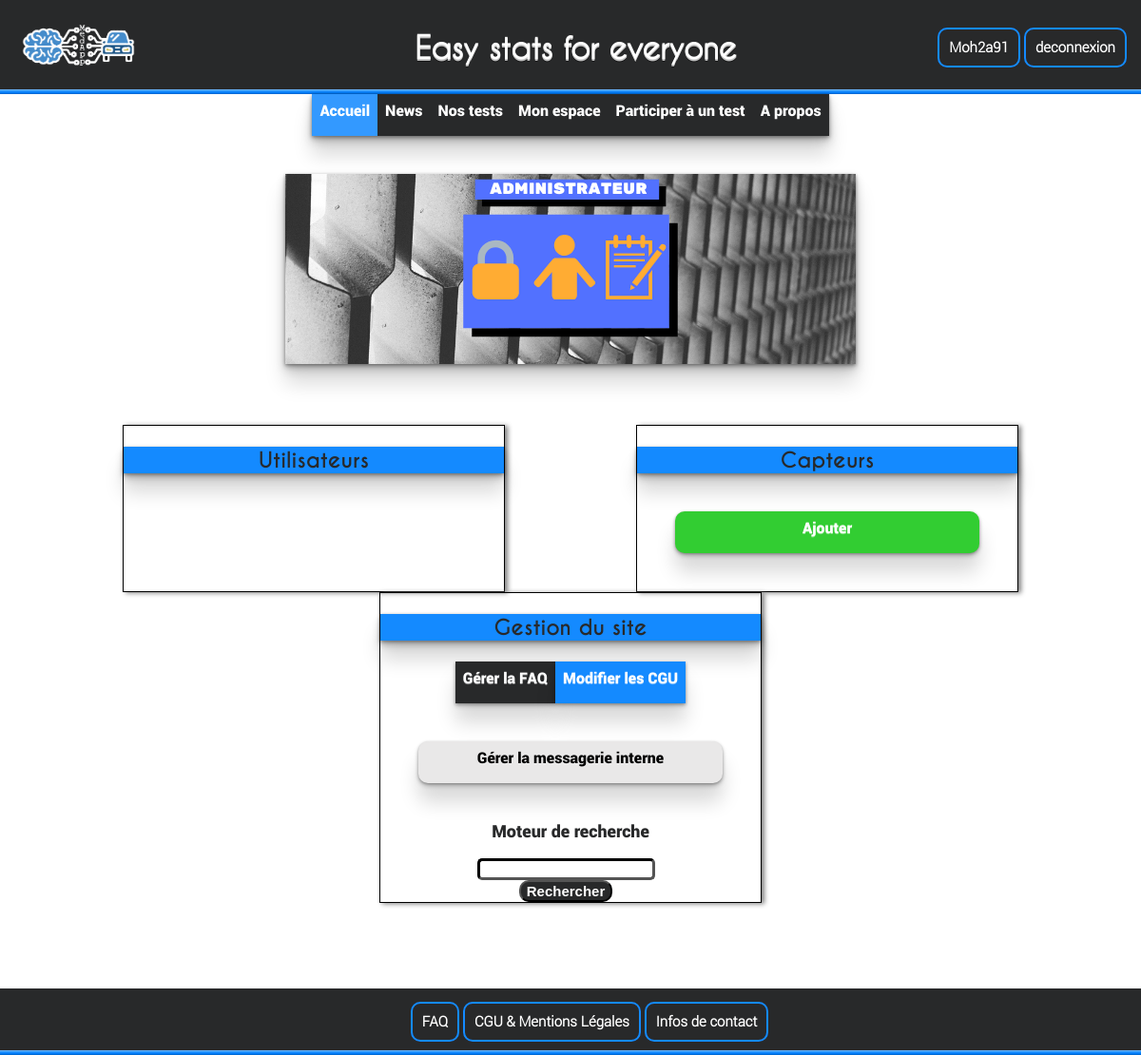
The page /page_admin.php (signed in) on the database as committed earlier.
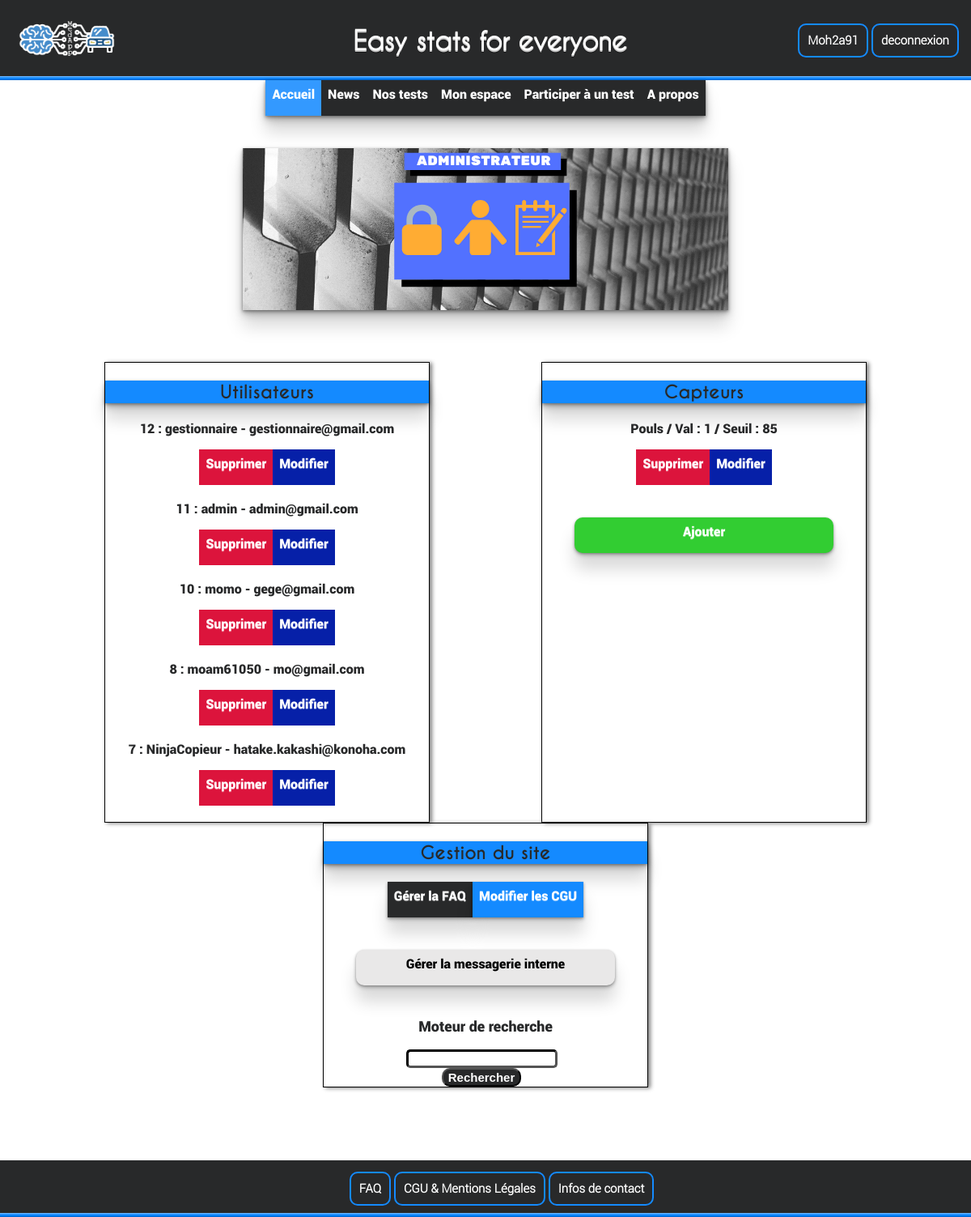
The same page on the database as committed later.
### tables this page shows
CREATE TABLE IF NOT EXISTS `utilisateur` (
  `idUser` int(11) NOT NULL AUTO_INCREMENT,
  `Type` varchar(100) DEFAULT NULL,
  `login` varchar(100) NOT NULL,
  `Mdp` varchar(100) NOT NULL,
  `Nom` varchar(100) DEFAULT NULL,
  `Prenom` varchar(100) DEFAULT NULL,
  `Mail` varchar(100) DEFAULT NULL,
  `Sexe` varchar(100) DEFAULT NULL,
  `Taille` int(32) DEFAULT NULL,
  `Poids` int(32) DEFAULT NULL,
  `DateDeNaissance` date DEFAULT NULL,
  `Photos` varchar(200) DEFAULT NULL,
  `codeInscription` varchar(255) DEFAULT NULL,
  PRIMARY KEY (`idUser`)
);

CREATE TABLE IF NOT EXISTS `capteur` (
  `idCapteur` int(11) NOT NULL AUTO_INCREMENT,
  `Type` varchar(100) NOT NULL,
  `Valeur` double NOT NULL,
  `seuil` double NOT NULL,
  PRIMARY KEY (`idCapteur`)
);

### page_admin.php (called while the page is built, shortened)
<?php
include_once("includes/AccesBase.php");
$utilisateurs = $db->query('SELECT * FROM utilisateur ORDER BY idUser DESC');
$capteurs = $db->query('SELECT * FROM capteur ORDER BY idCapteur DESC');
include_once('Vues/page_admin.vue.php');
?>

### includes/header.php (called while the page is built, shortened)
<?php
include_once('Vues/header.vue.php');
?>

### includes/footer.php (called while the page is built)
<?php
include_once('Vues/footer.vue.php');
?>

### Vues/page_admin.vue.php (the view, shortened to what this page needs)
<!DOCTYPE HTML>
<html>
  <head>
	<link rel="stylesheet" type="text/css" href="design/page_admin.css">
  </head>
  <body>
    <header><?php include_once('includes/header.php'); ?></header>
    <div id = "main">
      <div align="center">
          <img class="bannière" src="ressources/page_admin.png" alt="Alt text"/>
      </div>
      <div class="options">
        <div class="catégorie">
          <p class="titre_catég"> Utilisateurs </p>
            <?php while($u = $utilisateurs->fetch()){ ?>
              <?php if($u['login']!=$_SESSION['login']){ ?>
                <p class="membre"><?= $u['idUser'] ?> : <?=$u['login'] ?>
                - <?= $u['Mail'] ?></p>
                <ul class="Actions">
                  <li class="Suppr"><a href="page_admin.php?delete=<?= $u['idUser']?>" onclick="return confirm('Etes-vous sûr de vouloir effectuer la suppresion ?');">Supprimer</a></li>
                  <li class="Modif"><a href="page_admin.php?modifier=<?= $u['idUser']?>">Modifier</a> </li>
                </ul>
              <?php } else{} ?>
            <?php } ?>
        </div>
        <div class="catégorie">
          <p class="titre_catég"> Capteurs </p>
            <?php while($c = $capteurs->fetch()){ ?>
              <p class="membre"><?= $c['Type'] ?> / Val : <?=$c['Valeur'] ?>
              / Seuil :  <?= $c['seuil'] ?></p>
          <ul class="Actions">
            <li class="Del_cap"><a href="page_admin.php?delete_cap=<?= $c['idCapteur']?>" onclick="return confirm('Etes-vous sûr de vouloir effectuer la suppresion ?');">Supprimer</a></li>
            <li class="Modif_cap"><a href="page_capteur.php?modif_cap=<?= $c['idCapteur']?>">Modifier</a> </li>
          </ul>
        <?php } ?>
          <a class="Add_cap" href="add_capteur.php">Ajouter</a>
        </div>
        <div class="catégorie">
          <p class="titre_catég"> Gestion du site </p>
          <ul class="Gestion_site">
            <li><a class="gestion_FAQ" href="Edition_FAQ.php"> Gérer la FAQ </a></li>
            <li><a class="gestion_CGU" href="CGUMentionLegalesEdition.php">Modifier les CGU </a></li>
          </ul>
          <center>
            <a class="gestion_msg" href="Messagerie.php">Gérer la messagerie interne</a>
          </center>
          <center>
            <p class="titre_search"> Moteur de recherche </p>
            <section class="moteur_recherche">
              <div class="recherche">
                <form method="post" action="resultat_recherche.php">
                    <input type="text" name="keywords" class="champ_saisie"><br/>
                    <input type="submit" value="Rechercher" class="bouton_recherche">
                </form>
              </div>
            </section>
          </center>
        </div>
      </div>
    </div>
    <footer><?php include_once('includes/footer.php'); ?></footer>
  </body>
</html>

### Vues/header.vue.php
<link rel="stylesheet" type="text/css" href="design/header.css">
<div class="top_header">
	<a href="index.php"><img class="logo" src="ressources/logo_provisoire.png"></a>
	<div class="center">
		<div class="h_title" >
		  <div>
		    <h1 class="slogan"> Easy stats for everyone </h1>
		  </div>
		</div>
	</div>
	<div class = "co_ins">
	  <ul>
	       <?php
            if (empty($_SESSION['login'])){
              echo '<a class="at_coins" href="connexion.php">Connexion </a>
                    <a class="at_coins" href="Inscription.php">Inscription</a>';
            }
            else{
                echo '<a class="at_coins" href="Profil.php">'.$_SESSION['login'].'</a>
                      <a class="at_coins" href="deconnex.php">deconnexion</a>';
            }
            ?>
	  </ul>
	</div>
</div>
<div class="low_header">
	<ul class="menu">
	  <li class="limenu"><a class="title_menu" href="index.php">Accueil</a></li>
	  <li class="limenu"><a href="#news">News</a></li>
	  <li class="limenu"><a href="session_test.php">Nos tests</a></li>
	  <li class="limenu"><a href="monEspace.php">Mon espace</a></li>
	  <li class="limenu"><a href="#do_test">Participer à un test</a></li>
	  <li class="limenu"><a href="#a_propos">A propos</a></li>
	</ul>
</div>

### Vues/footer.vue.php
<link rel="stylesheet" type="text/css" href="design/footer.css">
<div class="conteneur">
	<div class="boutons">
		<ul>
		      <a class="bouton_footer" href="FAQ.php">FAQ</a>
		      <a class="bouton_footer" href="CGUMentionLegales.php">CGU & Mentions Légales</a>
		      <a class="bouton_footer" href="InfoContact">Infos de contact</a>
		 </ul>
	</div>
</div>

### design/page_admin.css (style rules this page uses)
body { margin:0; }
.bannière { box-shadow: 0 1px 3px rgba(0, 0, 0, .3), 0 3px 5px rgba(0, 0, 0, .2), 0 5px 10px rgba(0, 0, 0, .2), 0 20px 20px rgba(0, 0, 0, .15); }
.options { margin:5%; display:flex; justify-content: space-around; flex-wrap: wrap; }
.catégorie { box-shadow: 3px 1px 5px grey; border: 1px solid black; width:400px; height: auto; }
.titre_catég { font-family: CaviarDreams-Bold; font-size: 22px; text-align: center; color: #28292A; background-color: hsl(210, 100%, 54%); box-shadow: 0 1px 3px rgba(0, 0, 0, .3), 0 3px 5px rgba(0, 0, 0, .2), 0 5px 10px rgba(0, 0, 0, .2), 0 20px 20px rgba(0, 0, 0, .15); }
.Actions { display:table; width:auto; margin: auto; padding: 0; list-style-type: none; margin-bottom: 5%; }
.Actions li { display: table-cell; }
.Actions li a { font-family: Roboto-Black; display: block; text-align: center; color: white; text-decoration: none; padding: 8px 8px 17px 8px; text-shadow: 0 1px 0 rgba(255, 255, 255, .4); transition: all .4s; }
.Suppr { background-color: #DC143C; }
.Modif { background-color: #0620A8; }
.membre { font-family: Roboto-Black; text-align: center; color: #28292A; }
.Add_cap { background-color: #32CD32; font-family: Roboto-Black; display: block; text-align: center; color: white; text-decoration: none; padding: 8px 8px 17px 8px; text-shadow: 0 1px 0 rgba(255, 255, 255, .4); margin:10%; border-radius:10px; box-shadow: 0 1px 3px rgba(0, 0, 0, .3), 0 3px 5px rgba(0, 0, 0, .2), 0 20px 20px rgba(0, 0, 0, .15); transition: all .4s; }
.Del_cap { background-color: #DC143C; }
.Modif_cap { background-color: #0620A8; }
.Gestion_site { display:table; width:auto; margin:auto; padding:0; list-style-type: none; }
.Gestion_site li { display: table-cell; }
.Gestion_site a { font-family: Roboto-Black; display: block; text-align: center; color: white; text-decoration: none; padding: 8px 8px 17px 8px; text-shadow: 0 1px 0 rgba(255, 255, 255, .4); box-shadow: 0 1px 3px rgba(0, 0, 0, .3), 0 3px 5px rgba(0, 0, 0, .2), 0 20px 20px rgba(0, 0, 0, .15); transition: all .2s; }
.gestion_FAQ { background-color: #28292A; }
.gestion_CGU { background-color: hsl(210, 100%, 54%); }
.gestion_msg { font-family: Roboto-Black; display: block; text-align: center; color: black; text-decoration: none; margin: 10%; background-color: #e9e8e8; border-radius: 10px; padding: 8px 8px 17px 8px; text-shadow: 0 1px 0 rgba(255, 255, 255, .4); box-shadow: 0 1px 3px rgba(0, 0, 0, .3), 0 3px 5px rgba(0, 0, 0, .2), 0 20px 20px rgba(0, 0, 0, .15); transition: all .2s; }
.titre_search { font-family: Roboto-Black; font-size:18px; text-align: center; color: #28292A; }
.recherche { margin-right: 10px; }
.champ_saisie { border-radius: 5px; border-width: 3px; border-color: black; }
.bouton_recherche { border-radius: 10px; font-weight: bold; font-size:15px; color: white; background: #28292A; transition: all .2s; }

### design/header.css (style rules this page uses)
.logo { height: 65px; width:auto; padding : 15px; margin-right: 100px; }
.top_header { background: #28292A; display : flex; flex-wrap: wrap; box-shadow: 0 -1px 0 hsl(210, 100%, 42%) inset, 0 -2px 0 hsl(210, 100%, 48%) inset, 0 -3px 0 hsl(210, 100%, 54%) inset, 0 -4px 0 hsl(210, 100%, 60%) inset, 0 -5px 0 hsl(210, 100%, 70%) inset; }
.center { margin: auto; }
h1 { text-align: center; }
.co_ins { padding-right: 15px; margin-top: auto; margin-bottom: auto; }
.at_coins { font:bold 15px Roboto-Light; color: white; text-decoration: none; padding:10px 10px 10px 10px; background: #28292A; border-radius:10px; border: 2px solid hsl(210, 100%, 54%); }
.slogan { font-family: CaviarDreams; color: white; text-shadow: 0 1px 0 #ccc, 0 2px 0 #b5b5b5, 0 3px 0 rgba(0,0,0,.5) ; }
.menu { display: table; width: auto; margin: auto; margin-bottom: 40px; padding: 0; background-color: #28292A; box-shadow: 0 1px 3px rgba(0, 0, 0, .3), 0 3px 5px rgba(0, 0, 0, .2), 0 5px 10px rgba(0, 0, 0, .2), 0 20px 20px rgba(0, 0, 0, .15); }
.menu li { display: table-cell; }
.limenu a { font-family: Roboto-Black; display: block; text-align: center; color: white; text-decoration: none; padding: 8px 8px 17px 8px; transition: all .3s; }
.title_menu { background-color: hsl(210, 100%, 60%); }

Rows that differ between the two databases and show on the page:
added utilisateur: idUser "12", login "gestionnaire", Mail "gestionnaire@gmail.com"
added utilisateur: idUser "11", login "admin", Mail "admin@gmail.com"
added utilisateur: idUser "10", login "momo", Mail "gege@gmail.com"
added utilisateur: idUser "8", login "moam61050", Mail "mo@gmail.com"
added utilisateur: idUser "7", login "NinjaCopieur", Mail "hatake.kakashi@konoha.com"
added capteur: Type "Pouls", Valeur "1", seuil "85"
